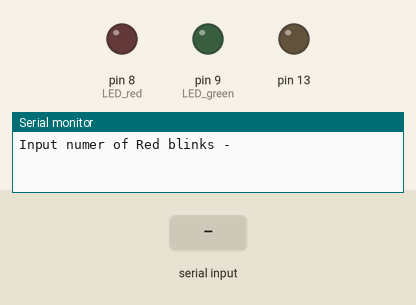
A sketch run on a simulated Arduino Uno, built with avr-gcc and run on an emulated ATmega328P. Parts: output pins drawn as LEDs (lit = HIGH), the last lines printed to the serial monitor. Dashed ring = blinking. The test bench sets the inputs (shaded band).

Above: at 0.9 s.
1.0 s: "90,45\n" received over Serial
At 1.4 s:
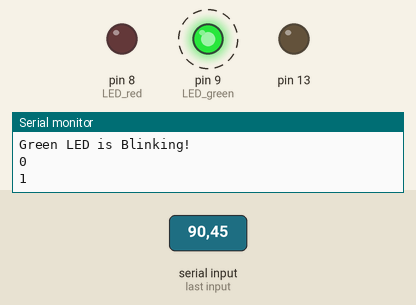
At 16.91 s:
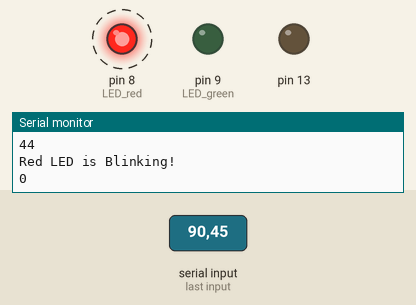
Timing chart, 0 to 18.7 s (numbered marks = the images above; inputs shaded):
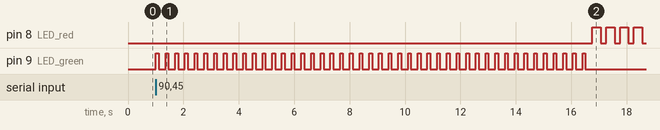

Measured:
- after the input at 1.0 s, pin 8 (LED_red): alternates HIGH for 0.30 s and LOW for 0.20 s, starting after 15.8 s; pin 9 (LED_green): alternates HIGH for 0.10 s and LOW for 0.25 s, 90 changes in all, then stays LOW, starting at once

The sketch:

ArduinoTutorial5_SerialPort.ino
```cpp
int LED_green = 9, LED_red = 8;
int RED_on = 300, RED_off = 200, GREEN_on = 100, GREEN_off = 250;
int green_blink, red_blink;
String GreenMsg = "Green LED is Blinking!";
String RedMsg = "Red LED is Blinking!";

void setup() {
  // put your setup code here, to run once:
  Serial.begin(9600);
  pinMode(LED_green, OUTPUT);
  pinMode(LED_red, OUTPUT);
  pinMode(13, OUTPUT);

    // Reading in #Red Blinks
  Serial.println("Input numer of Red blinks - ");
  while( Serial.available()==0 ) {}
  red_blink = Serial.parseInt();

  // Reading in #Green Blinks
  Serial.println("Input number of Green blinks - ");
  while( Serial.available()==0 ) {}
  green_blink = Serial.parseInt();
}

void loop() {
  int i, j;
  Serial.println(GreenMsg);
  digitalWrite(13, LOW);
  for (i = 0; i < green_blink; i++) {
    Serial.println(i);
    digitalWrite(LED_green, HIGH);
    delay(GREEN_on);
    digitalWrite(LED_green, LOW);
    delay(GREEN_off);
    }
  Serial.println(RedMsg);
  digitalWrite(LED_green, LOW);
  for (j = 0 ; j < red_blink; j++) {
    Serial.println(j);
    digitalWrite(LED_red, HIGH);
    delay(RED_on);
    digitalWrite(LED_red, LOW);
    delay(RED_off);
    }
  Serial.println();
}
```
